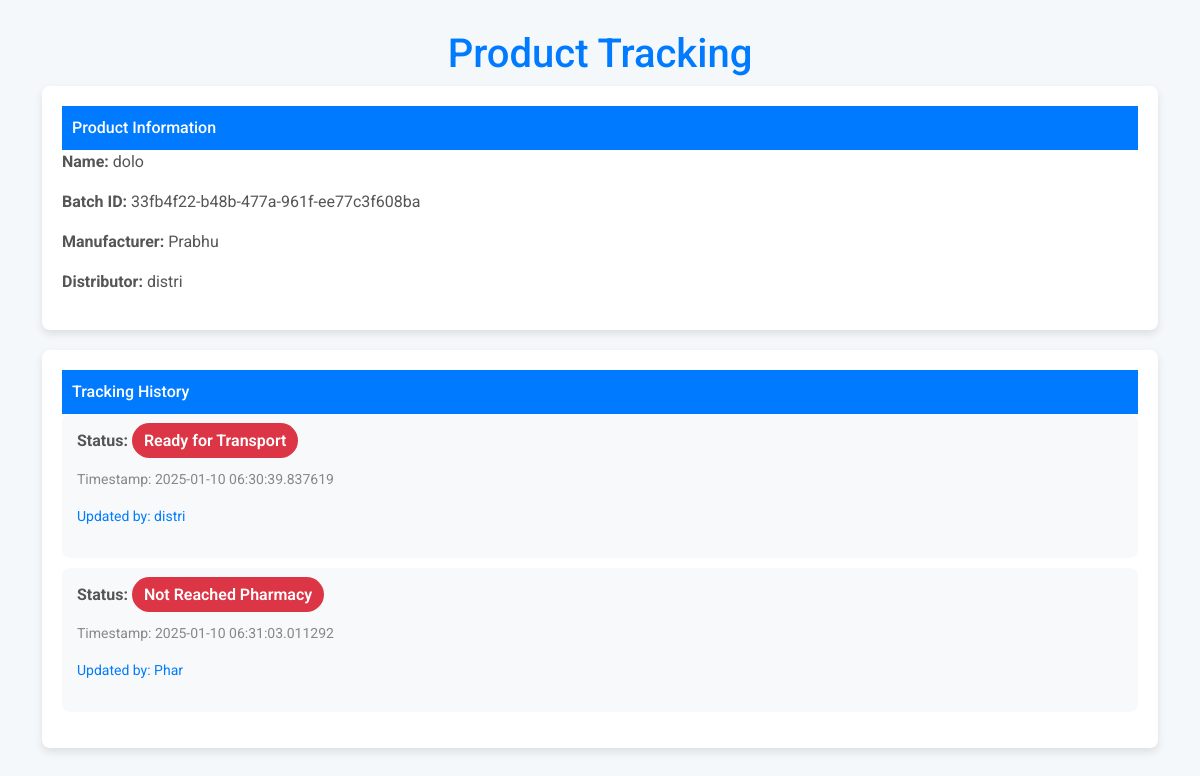
Page /track/33fb4f22-b48b-477a-961f-ee77c3f608ba on the committed database.
### app.py (models this page shows)
class Product(db.Model):
    id = db.Column(db.Integer, primary_key=True)
    name = db.Column(db.String(100), nullable=False)
    batch_id = db.Column(db.String(50), unique=True, nullable=False)
    qr_code_path = db.Column(db.String(200), nullable=False)
    manufacturer_id = db.Column(db.Integer, db.ForeignKey('user.id'), nullable=False)
    created_at = db.Column(db.DateTime, default=datetime.utcnow)
    history = db.relationship('TrackingHistory', backref='product', lazy=True)

class User(db.Model, UserMixin):
    id = db.Column(db.Integer, primary_key=True)
    username = db.Column(db.String(80), unique=True, nullable=False)
    email = db.Column(db.String(120), unique=True, nullable=False)
    password = db.Column(db.String(200), nullable=False)
    role = db.Column(db.String(20), nullable=False)  # manufacturer, distributor, pharmacy

class TrackingHistory(db.Model):
    id = db.Column(db.Integer, primary_key=True)
    product_id = db.Column(db.Integer, db.ForeignKey('product.id'), nullable=False)
    status = db.Column(db.String(100), nullable=False)
    timestamp = db.Column(db.DateTime, default=datetime.utcnow)
    updated_by = db.Column(db.Integer, db.ForeignKey('user.id'))  # Admin who updated this

### app.py (the view)
@app.route('/track/<batch_id>')
def track_product(batch_id):
    product = Product.query.filter_by(batch_id=batch_id).first_or_404()
    manufacturer = User.query.get(product.manufacturer_id)
    distributor = User.query.filter_by(role='distributor').first()  # Assuming there's one distributor, adjust as needed
    history = TrackingHistory.query.filter_by(product_id=product.id).all()
    history_details = []
    for entry in history:
        updated_user = User.query.get(entry.updated_by)  # Retrieve the user (pharmacy or admin) who updated the status
        history_details.append({
            'status': entry.status,
            'timestamp': entry.timestamp,
            'updated_by': updated_user.username if updated_user else 'Unknown'
        })
    return render_template(
        'consumer.html',
        product=product,
        manufacturer=manufacturer,
        distributor=distributor,
        history=history_details
    )

### templates/consumer.html (shortened to what this page needs)
<!DOCTYPE html>
<html lang="en">
<head>
    <link href="https://cdn.jsdelivr.net/npm/bootstrap@5.3.0-alpha1/dist/css/bootstrap.min.css" rel="stylesheet">
</head>
<body>
    <div class="container">
        <h1>Product Tracking</h1>
        <div class="product-info">
            <div class="card-header">Product Information</div>
            <p><strong>Name:</strong> {{ product.name }}</p>
            <p><strong>Batch ID:</strong> {{ product.batch_id }}</p>
            <p><strong>Manufacturer:</strong> {{ manufacturer.username }}</p>
            <p><strong>Distributor:</strong> {{ distributor.username if distributor else 'Not assigned' }}</p>
        </div>
        <div class="tracking-history">
            <div class="card-header">Tracking History</div>
            <ul>
                {% for entry in history %}
                    <li>
                        <div>
                            <p class="status">Status: <span class="badge-status
                                {% if entry.status == 'Shipped' %}badge-success
                                {% elif entry.status == 'In Transit' %}badge-warning
                                {% else %}badge-danger{% endif %}">
                                {{ entry.status }}</span></p>
                            <p class="timestamp">Timestamp: {{ entry.timestamp }}</p>
                            <p class="updated-by">Updated by: {{ entry.updated_by }}</p>
                        </div>
                    </li>
                {% endfor %}
            </ul>
        </div>
    </div>
</body>
</html>

### templates/consumer.html (style rules this page uses)
body { font-family: 'Roboto', sans-serif; background-color: #f4f8fa; margin: 0; padding: 0; }
.container { margin-top: 30px; }
h1 { text-align: center; color: #007bff; }
.product-info, .tracking-history { background-color: white; box-shadow: 0 4px 8px rgba(0, 0, 0, 0.1); border-radius: 8px; padding: 20px; margin-bottom: 20px; }
.product-info p, .tracking-history p { font-size: 16px; color: #555; }
.badge-status { font-weight: 600; padding: 8px 12px; border-radius: 25px; }
.badge-danger { background-color: #dc3545; color: white; }
.tracking-history ul { list-style-type: none; padding: 0; }
.tracking-history li { background-color: #f8f9fa; border-radius: 8px; margin-bottom: 10px; padding: 15px; display: flex; justify-content: space-between; align-items: center; }
.tracking-history li .status { font-weight: bold; }
.tracking-history li .timestamp { font-size: 14px; color: #888; }
.tracking-history li .updated-by { font-size: 14px; color: #007bff; cursor: pointer; }
.card-header { font-weight: 500; background-color: #007bff; color: white; padding: 10px; border-radius: 5px 5px 0 0; }

### rows in the picture
Product: name "dolo", batch_id "33fb4f22-b48b-477a-961f-ee77c3f608ba"
User: username "Prabhu"
User: username "distri", updated_by "distri"
TrackingHistory: status "Ready for Transport", timestamp "2025-01-10 06:30:39.837619"
TrackingHistory: status "Not Reached Pharmacy", timestamp "2025-01-10 06:31:03.011292"
User: updated_by "Phar"
